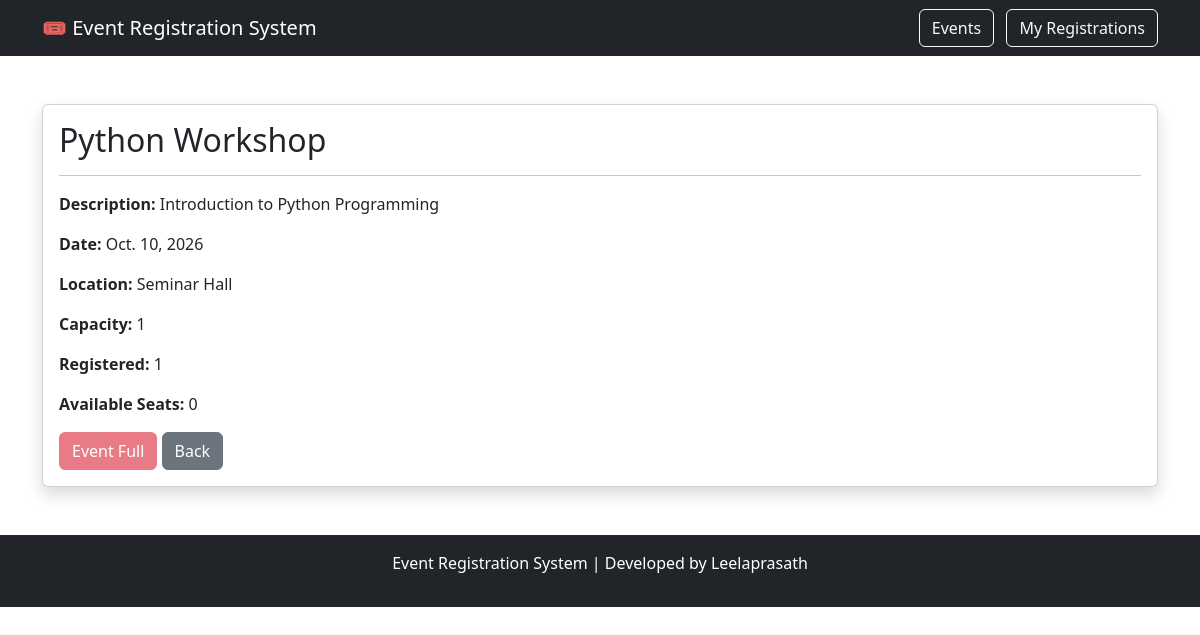
/events/1/, run on an earlier commit of the app's database.
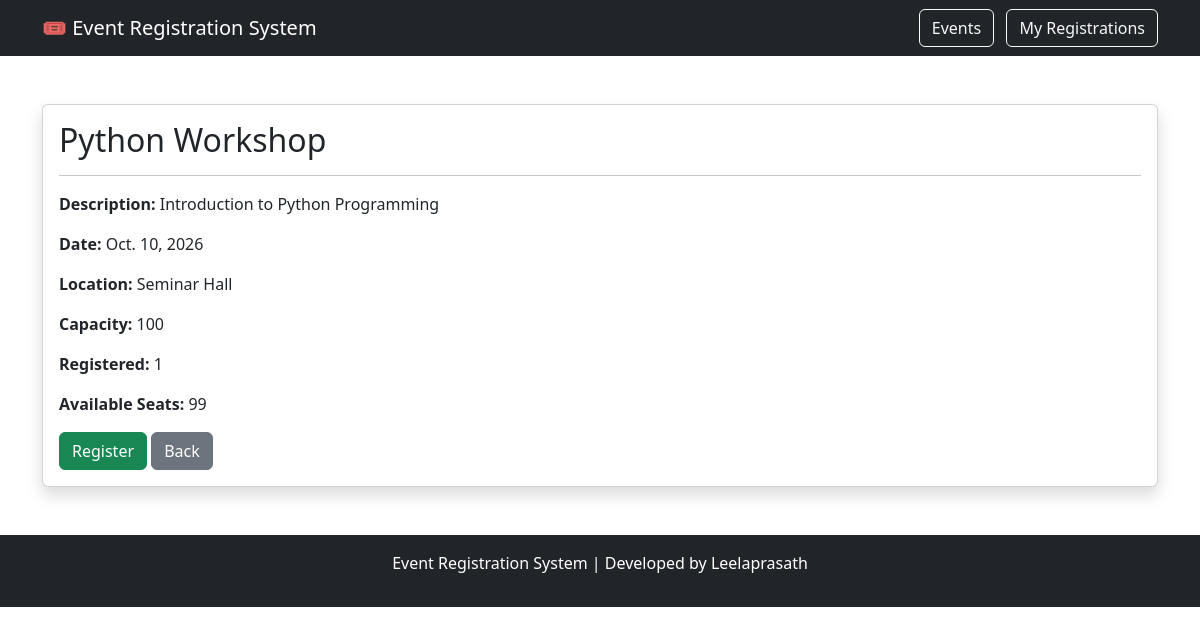
And on a later commit of the database.
### events/models.py (models this page shows, shortened)
class Event(models.Model):
    title = models.CharField(max_length=200)
    description = models.TextField()
    date = models.DateField()
    location = models.CharField(max_length=200)
    capacity = models.IntegerField()
    organizer = models.CharField(max_length=100)

### events/views.py (the view)
def event_detail(request, event_id):
    event = get_object_or_404(
        Event,
        id=event_id
    )
    registered_count = Registration.objects.filter(
        event=event,
        status='Registered'
    ).count()
    available_seats = (
        event.capacity - registered_count
    )
    return render(
        request,
        'events/event_detail.html',
        {
            'event': event,
            'registered_count': registered_count,
            'available_seats': available_seats
        }
    )

### events/templates/events/event_detail.html (shortened to what this page needs)
<!DOCTYPE html>
<html>
<head>
    <link href="https://cdn.jsdelivr.net/npm/bootstrap@5.3.8/dist/css/bootstrap.min.css" rel="stylesheet">
</head>
<nav class="navbar navbar-expand-lg navbar-dark bg-dark">
    <div class="container">
        <a class="navbar-brand">
    🎟️ Event Registration System
</a>
        <div>
            <a
                href="/events/"
                class="btn btn-outline-light me-2"
            >
                Events
            </a>
            <a
                href="/events/my-registrations/"
                class="btn btn-outline-light"
            >
                My Registrations
            </a>
        </div>
    </div>
</nav>
<body>
<div class="container mt-5">
    <div class="card shadow">
        <div class="card-body">
            <h2 class="card-title">
                {{ event.title }}
            </h2>
            <hr>
            <p>
                <strong>Description:</strong>
                {{ event.description }}
            </p>
            <p>
                <strong>Date:</strong>
                {{ event.date }}
            </p>
            <p>
                <strong>Location:</strong>
                {{ event.location }}
            </p>
            <p>
                <strong>Capacity:</strong>
                {{ event.capacity }}
            </p>
            <p>
                <strong>Registered:</strong>
                {{ registered_count }}
            </p>
            <p>
                <strong>Available Seats:</strong>
                {{ available_seats }}
            </p>
            {% if available_seats > 0 %}
            <a
                href="/events/register/{{ event.id }}/"
                class="btn btn-success"
            >
                Register
            </a>
            {% else %}
            <button
                class="btn btn-danger"
                disabled
            >
                Event Full
            </button>
            {% endif %}
            <a
                href="/events/"
                class="btn btn-secondary"
            >
                Back
            </a>
        </div>
    </div>
</div>
</body>
<footer class="bg-dark text-white text-center p-3 mt-5">
    <p>
        Event Registration System |
        Developed by Leelaprasath
    </p>
</footer>
</html>

What changed in the data, as far as the page shows it:
changed Event "Python Workshop": capacity "1" → "100"
Also different on the page:
{{ available_seats }}: "0" → "99"
text no longer shown: "Event Full"
text now shown: "Register"
